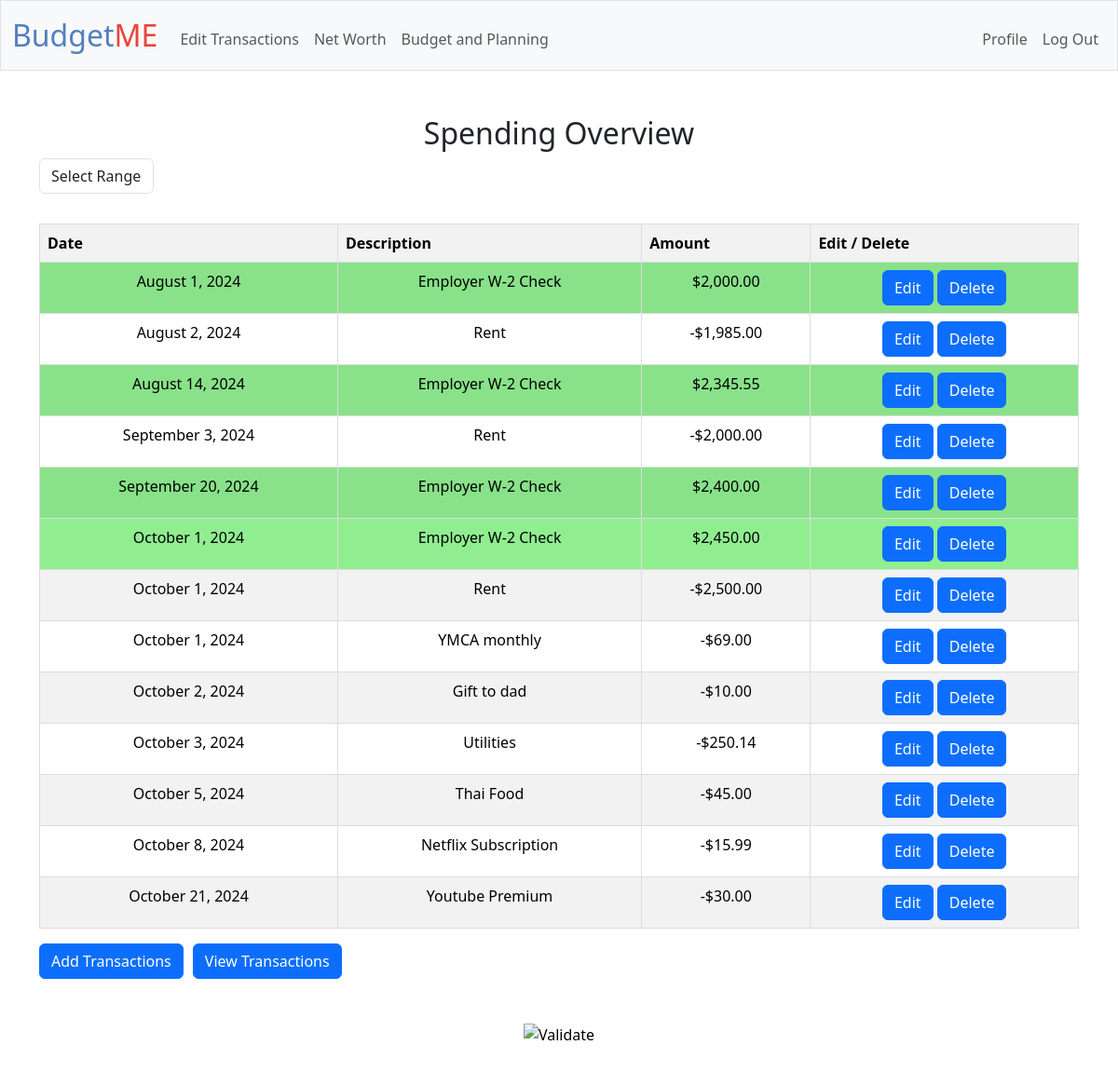
/editreports (signed in), run on an earlier commit of the app's database.
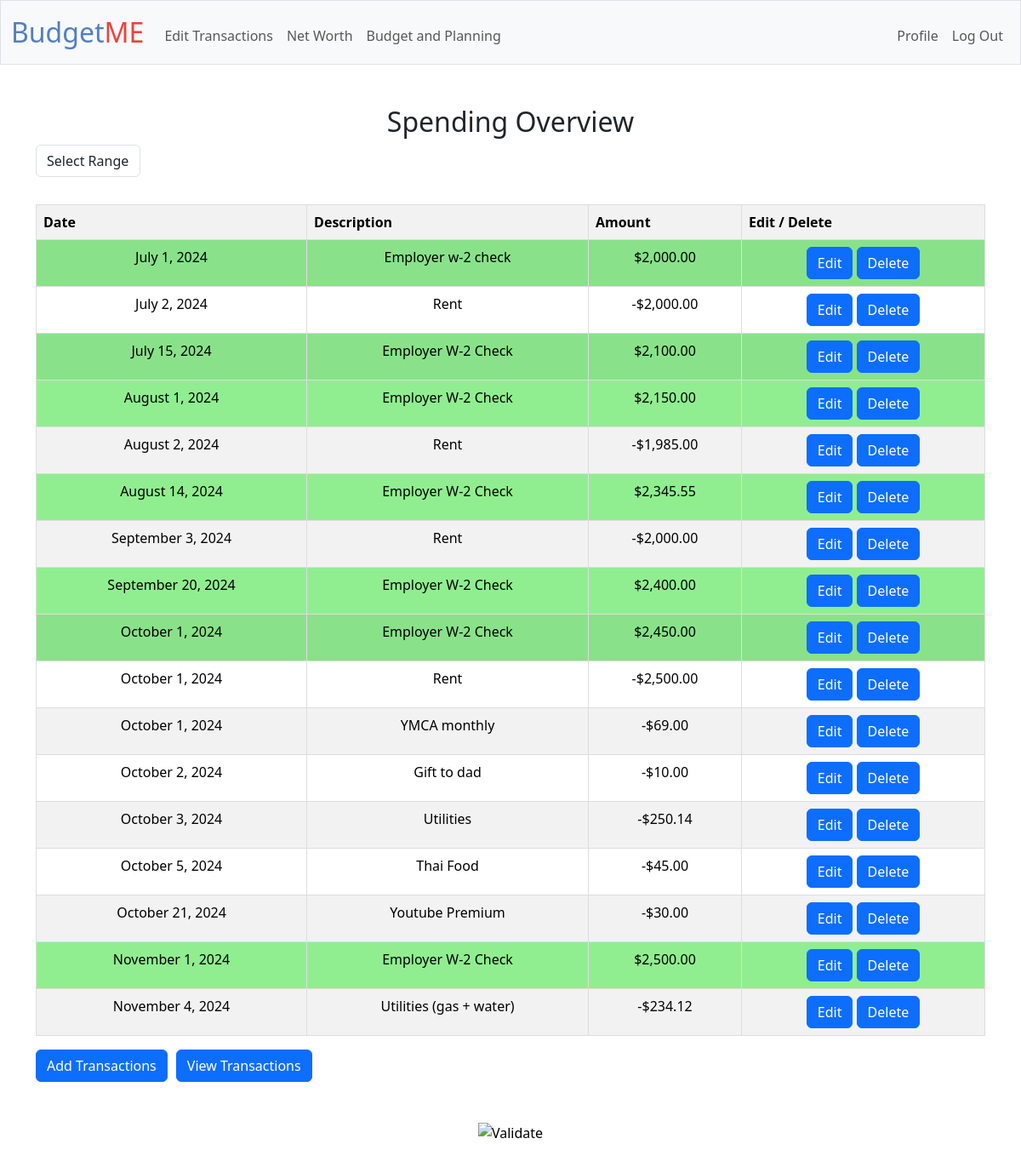
And on a later commit of the database.
### tables this page shows
CREATE TABLE "transactions" (
    id INTEGER PRIMARY KEY AUTOINCREMENT,
    user_id INTEGER NOT NULL,
    type TEXT NOT NULL,
    amount REAL NOT NULL,
    description TEXT,
    category TEXT,
    transaction_date DATETIME DEFAULT CURRENT_TIMESTAMP,
    source TEXT,
    FOREIGN KEY (user_id) REFERENCES users(id) ON DELETE CASCADE
);

### app.py (the view, shortened to what this page needs)
@app.route("/editreports", methods=["GET", "POST",])
@login_required
def editreports():
    if request.args.get('startMonth') and request.args.get('endMonth'):
        start_month = request.args.get('startMonth') + "-01"
        end_month = request.args.get('endMonth') + "-31"
        user_data = db.execute("SELECT id, type, amount, description, category, transaction_date, source FROM transactions WHERE user_id = ? AND transaction_date\
                                BETWEEN ? AND ?", session["user_id"], start_month, end_month)
    else:
        user_data = db.execute("SELECT id, type, amount, description, category, transaction_date, source FROM transactions WHERE user_id = ?", session["user_id"])
    user_data.sort(key=lambda x: x['transaction_date'])
    """Allow User to Edit and Delete Entries on the Generated Table"""
    """Render Monthly and Yearly statistics here"""
    return render_template("editreports.html", user_data=user_data)

### app.py (called while the page is built)
@app.after_request
def after_request(response):
    response.headers["Cache-Control"] = "no-cache, no-store, must-revalidate"
    response.headers["Expires"] = 0
    response.headers["Pragma"] = "no-cache"
    return response

### helpers.py (called while the page is built)
def login_required(f):
    @wraps(f)
    def decorated_function(*args, **kwargs):
        if session.get("user_id") is None:
            return redirect("/login")
        return f(*args, **kwargs)
    return decorated_function

def usd(value, type=""):
    if type == 'expense':
        return f"-${value:,.2f}"
    else:
        return f"${value:,.2f}"

def date_format(str):
    MONTHS = {
    1: "January", 2: "February", 3: "March", 4: "April", 5: "May", 6: "June", 7: "July", 8: "August", 9: "September", 10: "October", 11: "November", 12: "December"}
    split = str.split("-")
    return f"{MONTHS[int(split[1])]} {int(split[2])}, {split[0]}"

### templates/editreports.html (shortened to what this page needs)
{% extends "layout.html" %}
{% block main %}
<tbody>
        <h2>Spending Overview</h2>
        <form action="editreports" method="get" id="range_table">
            <div class="mb-3">
                <select class="form-control w-auto" name="report_type" id="report_type">
                    <option value="" disabled selected >Select Range</option>
                </select>
            </div>
        </form>
    <div class="table_chart-container">
        <table class="table table-hover table-striped income_expense-table" id="transactions_table">
            <thead>
                <tr class="list-heading">
                    <th scope="row">Date</th>
                    <th scope="row">Description</th>
                    <th scope="row">Amount</th>
                    <th>Edit / Delete</th>
                </tr>
            </thead>
                {% for data in user_data %}
                <tr class="{{ data.type }}" id="row-{{ data.id }}">
                    <td class="row-date">{{ data.transaction_date | date_format }}</td>
                    <td class="row-description">{{ data.description }}</td>
                    <td class="row-amount">{% if data.type == 'expense' %}-{% endif %}{{ data.amount | usd}}</td>
                    <td class="row-buttons">
                        <button class="btn btn-primary edit-btn" type="submit" value="{{ data.id }}" id="edit-{{ data.id }}">Edit</button>
                        <button class="btn btn-primary delete-btn" type="submit" value="{{ data.id }}" id="delete-{{ data.id }}">Delete</button>
                    </td>
                </tr>
                {% endfor %}
        </table>
    </div>
        <div class="button-container">
            <form action="/transactions" method="get">
                <button class="btn btn-primary" type="submit" id="the_transaction_submit">Add Transactions</button>
            </form>
            <form action="/reports" method="get">
                <button class="btn btn-primary" type="submit" id="the_view_submit">View Transactions</button>
            </form>
        </div>
</tbody>
{% endblock %}

### templates/layout.html (shortened to what this page needs)
<!DOCTYPE html>
<html lang="en">
    <head>
        <link href="https://cdn.jsdelivr.net/npm/bootstrap@5.3.3/dist/css/bootstrap.min.css" rel="stylesheet">
        <link href="/static/styles.css" rel="stylesheet">
    </head>
    <body>
        <nav class="bg-light border navbar navbar-expand-md navbar-light">
            <div class="container-fluid">
                <a class="navbar-brand" href="/reports"><span class="blue">Budget</span><span class="red">ME</span></a>
                <div class="collapse navbar-collapse" id="navbar">
                    {% if session["user_id"] %}
                        <ul class="navbar-nav me-auto mt-2">
                            <li class="nav-item"><a class="nav-link" href="/editreports">Edit Transactions</a></li>
                            <li class="nav-item"><a class="nav-link" href="/">Net Worth</a></li>
                            <li class="nav-item"><a class="nav-link" href="/budget">Budget and Planning</a></li>
                        </ul>
                        <ul class="navbar-nav ms-auto mt-2">
                            <li class="nav-item"><a class="nav-link" href="/profile">Profile</a></li>
                            <li class="nav-item"><a class="nav-link" href="/logout">Log Out</a></li>
                        </ul>
                    {% else %}
                        <ul class="navbar-nav ms-auto mt-2">
                            <li class="nav-item"><a class="nav-link" href="/register">Register</a></li>
                            <li class="nav-item"><a class="nav-link" href="/login">Log In</a></li>
                        </ul>
                    {% endif %}
                </div>
            </div>
        </nav>
        <main class="container py-5 text-center">
            {% block main %}{% endblock %}
        </main>
        <footer class="mb-5">
            <form action="https://validator.w3.org/check" class="text-center" enctype="multipart/form-data" method="post" target="_blank">
                <input alt="Validate" src="/static/I_heart_validator.png" type="image">
            </form>
        </footer>
    </body>
</html>

### static/styles.css (style rules this page uses)
nav .navbar-brand { font-size: xx-large; }
nav .navbar-brand .blue { color: #537fbe; }
nav .navbar-brand .red { color: #ea433b; }
.table { width: 100%; border-collapse: collapse; }
.table th, .table td { border: 1px solid #ddd; padding: 8px; }
.table th { background-color: #f2f2f2; text-align: left; }
tr.income td { background-color: lightgreen !important; }
.table_chart-container { display: flex; column-gap: 20px; }
div.button-container { display: flex; gap: 10px; }

What changed in the data, as far as the page shows it:
removed transactions: transaction_date "October 8, 2024", description "Netflix Subscription", amount "$15.99", {{ data.id }} 28 (drawn)
added transactions: transaction_date "July 1, 2024", description "Employer w-2 check", amount "$2,000.00", {{ data.id }} 43 (drawn)
added transactions: transaction_date "July 2, 2024", description "Rent", amount "$2,000.00", {{ data.id }} 45 (drawn)
added transactions: transaction_date "July 15, 2024", description "Employer W-2 Check", amount "$2,100.00", {{ data.id }} 44 (drawn)
changed transactions "August 1, 2024": amount "$2,000.00" → "$2,150.00"
added transactions: transaction_date "November 1, 2024", description "Employer W-2 Check", amount "$2,500.00", {{ data.id }} 40 (drawn)
added transactions: transaction_date "November 4, 2024", description "Utilities (gas + water)", amount "$234.12", {{ data.id }} 41 (drawn)
